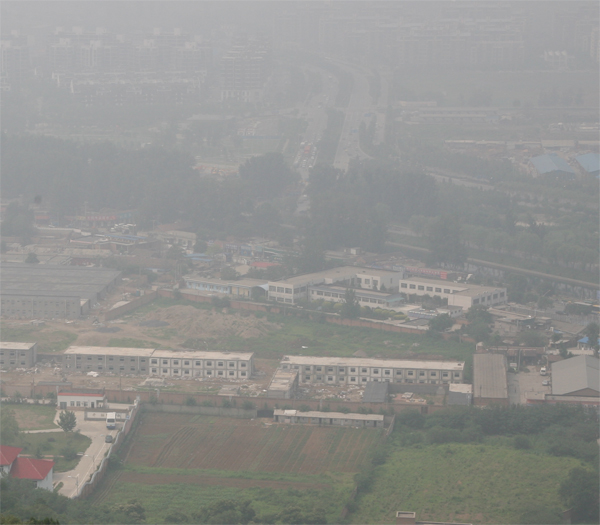
#> input picture Images/paesaggio.jpg, 600 x 525 px, found by its file name
$ python esercizio2_6_3.py
#> lines starting #> are read from the running program, lines starting #| are printed output that depends on the picture
import skimage.io as io
import numpy as np
import matplotlib.pyplot as plt
import scipy.ndimage as ndi

def dehaze(image):
    red = image[:,:,0]
    green = image[:,:,1]
    blue = image[:,:,2]

    A1 = A2 = 0.7020
    A3 = 0.7098

    t0 = 0.1

    K = np.min(np.stack((red / A1, green / A2, blue / A3), 2), axis=2)
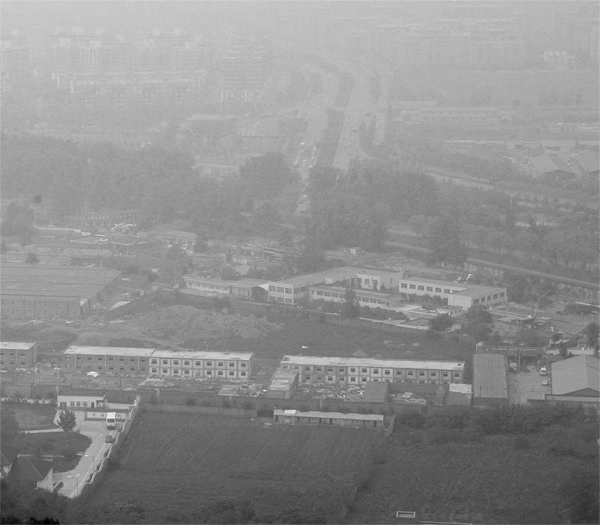
#> K: shape (525, 600) float64; min 0.263, max 1.2, mean 0.785; drawn with min black and max white
    xdark = ndi.generic_filter(K, np.min, size=15)
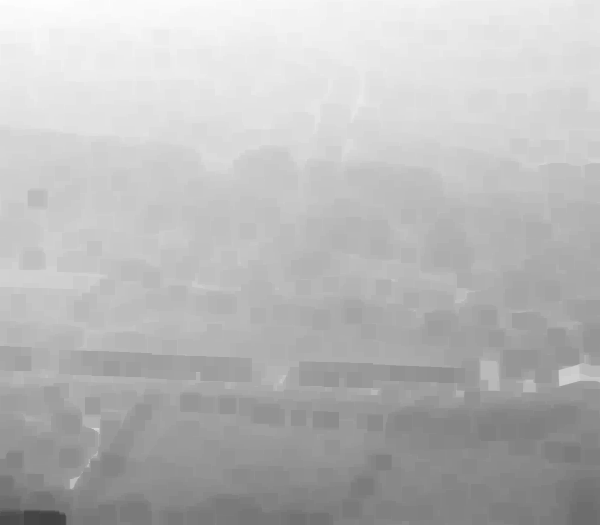
#> xdark: shape (525, 600) float64; min 0.263, max 1, mean 0.729

    t = 1 - 0.95 * xdark
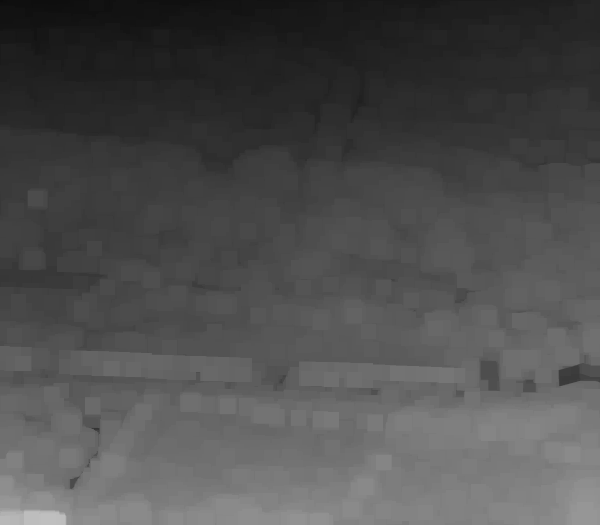
#> t: shape (525, 600) float64; min 0.0501, max 0.751, mean 0.307

    newRed = (red - A1) / np.maximum(t, t0) + A1
    newGreen = (green - A2) / np.maximum(t, t0) + A2
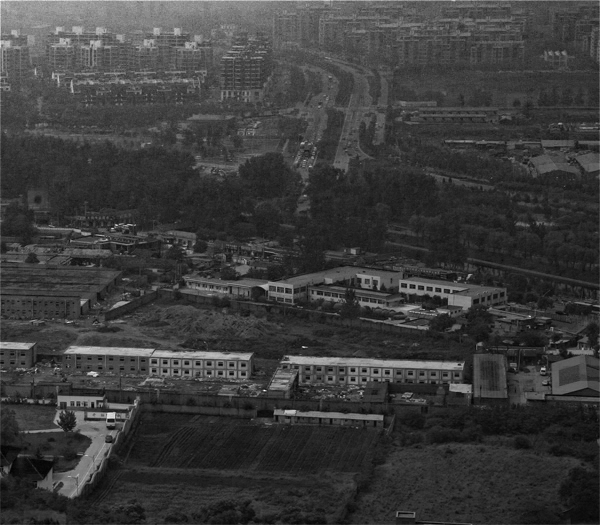
#> newGreen: shape (525, 600) float64; min 0.036, max 1.17, mean 0.306; drawn with min black and max white
    newBlue = (blue - A3) / np.maximum(t, t0) + A3
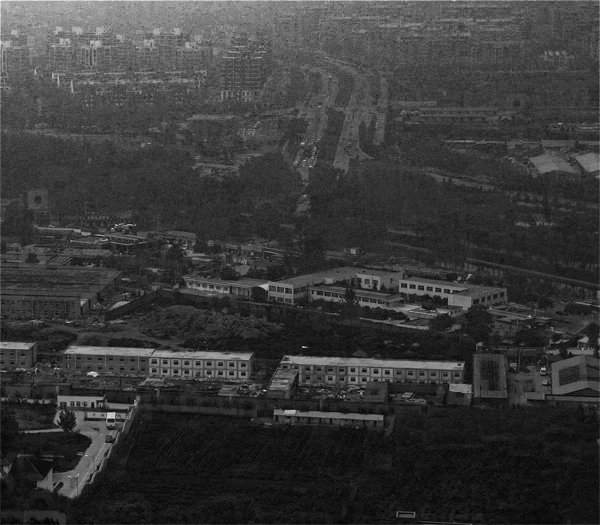
#> newBlue: shape (525, 600) float64; min 0.0129, max 1.14, mean 0.268; drawn with min black and max white

    return np.dstack((newRed, newGreen, newBlue))
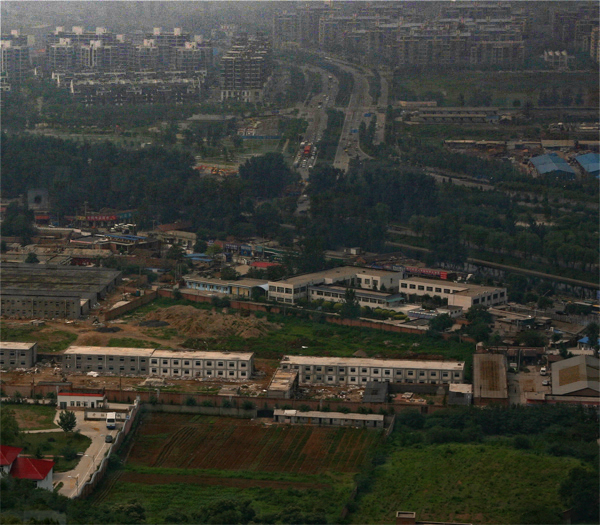
#> returned value: shape (525, 600, 3) float64; mean of channels 0, 1, 2 0.302, 0.306, 0.268; drawn with min black and max white

paesaggioImage = np.float64(io.imread('./Images/paesaggio.jpg')) / 255.0

paesaggioDehazed = dehaze(paesaggioImage)

plt.subplot(1, 2, 1); plt.imshow(paesaggioImage); plt.title('Original Image')
plt.subplot(1, 2, 2); plt.imshow(paesaggioDehazed); plt.title('Dehazed Image')

plt.show()
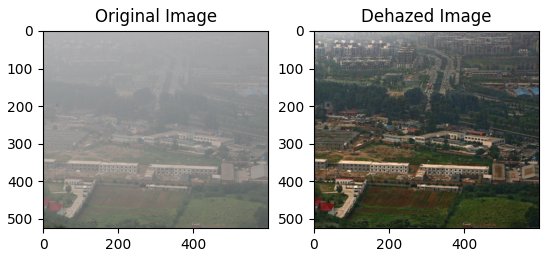
#> figure drawn by matplotlib, 2 panels

$ run again, with Images/azzurro.jpg copied over Images/paesaggio.jpg
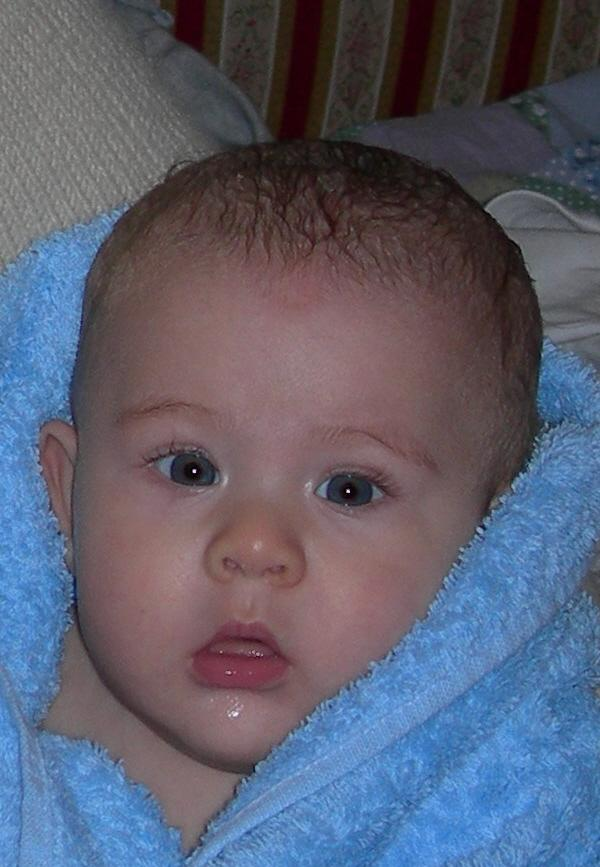
#> input picture Images/azzurro.jpg, 600 x 867 px, found by its file name
#> in dehaze, `return np.dstack((newRed, newGreen, newBlue))`:
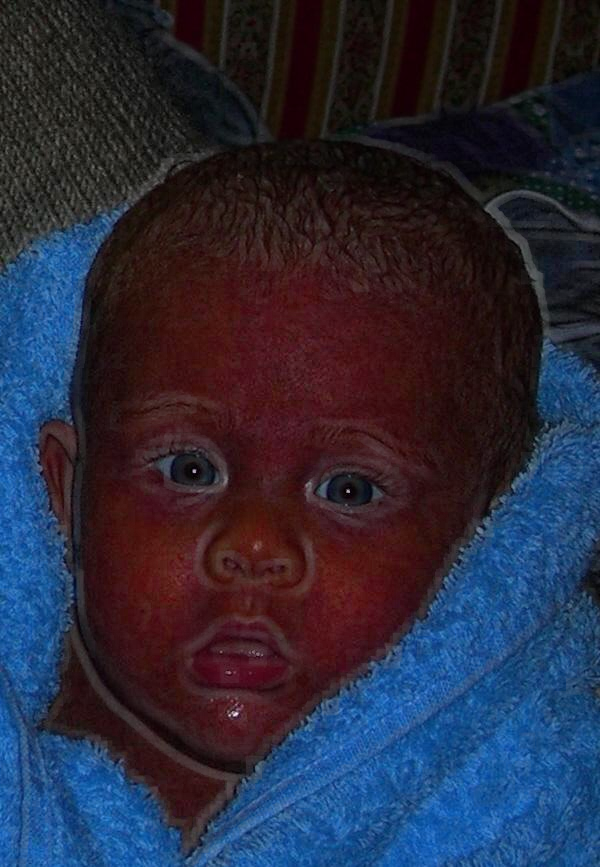
#> returned value: shape (867, 600, 3) float64; mean of channels 0, 1, 2 0.215, 0.218, 0.311; drawn with min black and max white
#> `plt.show()`:
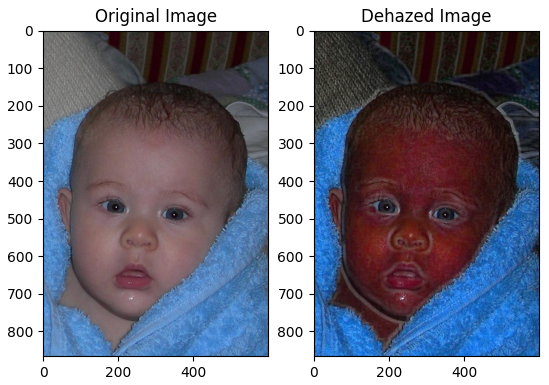
#> figure drawn by matplotlib, 2 panels
